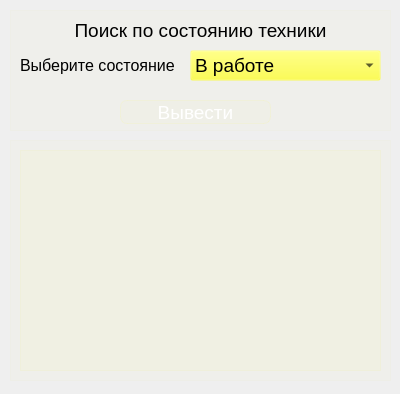
<?xml version="1.0" encoding="UTF-8"?>
<ui version="4.0">
 <class>search_by_condition_wndw</class>
 <widget class="QDialog" name="search_by_condition_wndw">
  <property name="geometry">
   <rect>
    <x>0</x>
    <y>0</y>
    <width>400</width>
    <height>394</height>
   </rect>
  </property>
  <property name="windowTitle">
   <string>Dialog</string>
  </property>
  <property name="styleSheet">
   <string notr="true">background-color: qlineargradient(
        spread:pad, x1:0, y1:0, x2:1, y2:1, 
        stop:0 rgba(139,0,255, 20), 
        stop:1 rgba(115,102,189, 40));</string>
  </property>
  <widget class="QFrame" name="frm_search_by_condition">
   <property name="geometry">
    <rect>
     <x>10</x>
     <y>10</y>
     <width>381</width>
     <height>121</height>
    </rect>
   </property>
   <property name="styleSheet">
    <string notr="true">background-color: rgba(254,254,34, 5)</string>
   </property>
   <property name="frameShape">
    <enum>QFrame::Shape::StyledPanel</enum>
   </property>
   <property name="frameShadow">
    <enum>QFrame::Shadow::Raised</enum>
   </property>
   <widget class="QLabel" name="lbl_search_by_condition">
    <property name="geometry">
     <rect>
      <x>20</x>
      <y>0</y>
      <width>341</width>
      <height>41</height>
     </rect>
    </property>
    <property name="maximumSize">
     <size>
      <width>16777215</width>
      <height>60</height>
     </size>
    </property>
    <property name="font">
     <font>
      <pointsize>14</pointsize>
     </font>
    </property>
    <property name="styleSheet">
     <string notr="true">background-color: none;
border: none;</string>
    </property>
    <property name="text">
     <string>Поиск по состоянию техники</string>
    </property>
    <property name="alignment">
     <set>Qt::AlignmentFlag::AlignCenter</set>
    </property>
   </widget>
   <widget class="QLabel" name="lbl_enter_condition">
    <property name="geometry">
     <rect>
      <x>10</x>
      <y>40</y>
      <width>171</width>
      <height>31</height>
     </rect>
    </property>
    <property name="font">
     <font>
      <pointsize>12</pointsize>
     </font>
    </property>
    <property name="styleSheet">
     <string notr="true">background-color: none;
border:none;</string>
    </property>
    <property name="text">
     <string>Выберите состояние</string>
    </property>
   </widget>
   <widget class="QPushButton" name="pb_show">
    <property name="geometry">
     <rect>
      <x>110</x>
      <y>90</y>
      <width>151</width>
      <height>24</height>
     </rect>
    </property>
    <property name="font">
     <font>
      <pointsize>14</pointsize>
     </font>
    </property>
    <property name="styleSheet">
     <string notr="true">QPushButton {
color: white;
backgroung-color: rgba(254,254,34, 30);
border: 1px solid rgba(254,254,34, 20);
border-radius: 7px;
}

QPushButton:hover {
background-color: rgba(254,254,34, 40);
}

QPushButton:pressed {
background-color: rgba(254,254,34, 70);
}</string>
    </property>
    <property name="text">
     <string>Вывести</string>
    </property>
   </widget>
   <widget class="QComboBox" name="cb_condition">
    <property name="geometry">
     <rect>
      <x>180</x>
      <y>40</y>
      <width>191</width>
      <height>31</height>
     </rect>
    </property>
    <property name="font">
     <font>
      <pointsize>14</pointsize>
     </font>
    </property>
    <item>
     <property name="text">
      <string>В работе</string>
     </property>
    </item>
    <item>
     <property name="text">
      <string>В ремонте</string>
     </property>
    </item>
    <item>
     <property name="text">
      <string>Списана</string>
     </property>
    </item>
   </widget>
  </widget>
  <widget class="QFrame" name="frm_table_search_by_condition">
   <property name="geometry">
    <rect>
     <x>10</x>
     <y>140</y>
     <width>381</width>
     <height>241</height>
    </rect>
   </property>
   <property name="styleSheet">
    <string notr="true">background-color: rgba(254,254,34, 5)</string>
   </property>
   <property name="frameShape">
    <enum>QFrame::Shape::StyledPanel</enum>
   </property>
   <property name="frameShadow">
    <enum>QFrame::Shadow::Raised</enum>
   </property>
   <widget class="QTableView" name="tv_search_by_condition">
    <property name="geometry">
     <rect>
      <x>10</x>
      <y>10</y>
      <width>361</width>
      <height>221</height>
     </rect>
    </property>
    <property name="styleSheet">
     <string notr="true">background-color: rgba(254,254,34, 10)</string>
    </property>
   </widget>
  </widget>
 </widget>
 <resources/>
 <connections/>
</ui>
